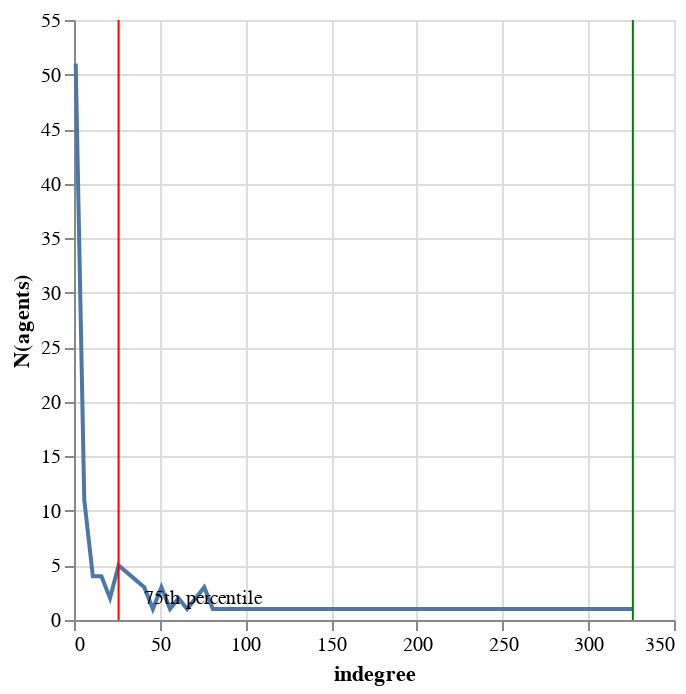

Here is the notebook cell this chart was saved with:
### Code cell
chart + Q1 + Q2 + annotation_1 + annotation_2

### Figure 1 — Vega-Lite specification as saved in the notebook (floating-point values rounded to 4 significant figures)
{"config": {"view": {"continuousWidth": 300, "continuousHeight": 300}}, "layer": [{"mark": {"type": "line"}, "encoding": {"x": {"field": "indegree", "title": "indegree", "type": "quantitative"}, "y": {"aggregate": "count", "title": "N(agents)", "type": "quantitative"}}}, {"mark": {"type": "rule", "color": "green"}, "encoding": {"x": {"field": "value", "type": "quantitative"}}, "transform": [{"quantile": "indegree", "probs": [1]}]}, {"mark": {"type": "rule", "color": "red"}, "encoding": {"x": {"field": "value", "type": "quantitative"}}, "transform": [{"quantile": "indegree", "probs": [0.75]}]}, {"mark": {"type": "text", "align": "left", "baseline": "middle", "dx": 17, "fontSize": 10}, "encoding": {"text": {"field": "text_1", "type": "nominal"}, "x": {"field": "indegree", "type": "quantitative"}, "y": {"aggregate": "count", "type": "quantitative"}}}, {"mark": {"type": "text", "align": "right", "baseline": "middle", "dy": -15, "fontSize": 10}, "encoding": {"text": {"field": "text_2", "type": "nominal"}, "x": {"field": "indegree", "type": "quantitative"}, "y": {"aggregate": "count", "type": "quantitative"}}}], "data": {"name": "data-fa1421d906b54837f0f89eac47c8d10b"}, "$schema": "https://vega.github.io/schema/vega-lite/v5.20.1.json", "datasets": {"data-fa1421d906b54837f0f89eac47c8d10b": [{"node_id": 0, "indegree": 1, "percentiles": 0.26, "colors": "lightgrey", "text_1": "", "text_2": ""}, {"node_id": 1, "indegree": 1, "percentiles": 0.26, "colors": "lightgrey", "text_1": "", "text_2": ""}, {"node_id": 2, "indegree": 1, "percentiles": 0.26, "colors": "lightgrey", "text_1": "", "text_2": ""}, {"node_id": 3, "indegree": 21, "percentiles": 0.715, "colors": "lightgrey", "text_1": "75th percentile", "text_2": ""}, {"node_id": 4, "indegree": 151, "percentiles": 0.96, "colors": "lightgrey", "text_1": "", "text_2": ""}, {"node_id": 5, "indegree": 116, "percentiles": 0.94, "colors": "lightgrey", "text_1": "", "text_2": ""}, {"node_id": 6, "indegree": 1, "percentiles": 0.26, "colors": "lightgrey", "text_1": "", "text_2": ""}, {"node_id": 7, "indegree": 1, "percentiles": 0.26, "colors": "lightgrey", "text_1": "", "text_2": ""}, {"node_id": 8, "indegree": 1, "percentiles": 0.26, "colors": "lightgrey", "text_1": "", "text_2": ""}, {"node_id": 9, "indegree": 76, "percentiles": 0.9, "colors": "lightgrey", "text_1": "", "text_2": ""}, {"node_id": 10, "indegree": 1, "percentiles": 0.26, "colors": "lightgrey", "text_1": "", "text_2": ""}, {"node_id": 11, "indegree": 6, "percentiles": 0.57, "colors": "lightgrey", "text_1": "", "text_2": ""}, {"node_id": 12, "indegree": 1, "percentiles": 0.26, "colors": "lightgrey", "text_1": "", "text_2": ""}, {"node_id": 13, "indegree": 1, "percentiles": 0.26, "colors": "red", "text_1": "", "text_2": ""}, {"node_id": 14, "indegree": 16, "percentiles": 0.685, "colors": "lightgrey", "text_1": "", "text_2": ""}, {"node_id": 15, "indegree": 1, "percentiles": 0.26, "colors": "lightgrey", "text_1": "", "text_2": ""}, {"node_id": 16, "indegree": 1, "percentiles": 0.26, "colors": "lightgrey", "text_1": "", "text_2": ""}, {"node_id": 17, "indegree": 6, "percentiles": 0.57, "colors": "lightgrey", "text_1": "", "text_2": ""}, {"node_id": 18, "indegree": 1, "percentiles": 0.26, "colors": "lightgrey", "text_1": "", "text_2": ""}, {"node_id": 19, "indegree": 1, "percentiles": 0.26, "colors": "lightgrey", "text_1": "", "text_2": ""}, {"node_id": 20, "indegree": 1, "percentiles": 0.26, "colors": "lightgrey", "text_1": "", "text_2": ""}, {"node_id": 21, "indegree": 1, "percentiles": 0.26, "colors": "lightgrey", "text_1": "", "text_2": ""}, {"node_id": 22, "indegree": 1, "percentiles": 0.26, "colors": "lightgrey", "text_1": "", "text_2": ""}, {"node_id": 23, "indegree": 86, "percentiles": 0.93, "colors": "lightgrey", "text_1": "", "text_2": ""}, {"node_id": 24, "indegree": 1, "percentiles": 0.26, "colors": "lightgrey", "text_1": "", "text_2": ""}, {"node_id": 25, "indegree": 156, "percentiles": 0.97, "colors": "lightgrey", "text_1": "", "text_2": ""}, {"node_id": 26, "indegree": 51, "percentiles": 0.83, "colors": "lightgrey", "text_1": "", "text_2": ""}, {"node_id": 27, "indegree": 1, "percentiles": 0.26, "colors": "lightgrey", "text_1": "", "text_2": ""}, {"node_id": 28, "indegree": 56, "percentiles": 0.85, "colors": "lightgrey", "text_1": "", "text_2": ""}, {"node_id": 29, "indegree": 6, "percentiles": 0.57, "colors": "lightgrey", "text_1": "", "text_2": ""}, {"node_id": 30, "indegree": 46, "percentiles": 0.81, "colors": "lightgrey", "text_1": "", "text_2": ""}, {"node_id": 31, "indegree": 61, "percentiles": 0.865, "colors": "lightgrey", "text_1": "", "text_2": ""}, {"node_id": 32, "indegree": 1, "percentiles": 0.26, "colors": "lightgrey", "text_1": "", "text_2": ""}, {"node_id": 33, "indegree": 6, "percentiles": 0.57, "colors": "lightgrey", "text_1": "", "text_2": ""}, {"node_id": 34, "indegree": 1, "percentiles": 0.26, "colors": "lightgrey", "text_1": "", "text_2": ""}, {"node_id": 35, "indegree": 1, "percentiles": 0.26, "colors": "lightgrey", "text_1": "", "text_2": ""}, {"node_id": 36, "indegree": 6, "percentiles": 0.57, "colors": "lightgrey", "text_1": "", "text_2": ""}, {"node_id": 37, "indegree": 6, "percentiles": 0.57, "colors": "lightgrey", "text_1": "", "text_2": ""}, {"node_id": 38, "indegree": 6, "percentiles": 0.57, "colors": "lightgrey", "text_1": "", "text_2": ""}, {"node_id": 39, "indegree": 1, "percentiles": 0.26, "colors": "lightgrey", "text_1": "", "text_2": ""}, {"node_id": 40, "indegree": 1, "percentiles": 0.26, "colors": "green", "text_1": "", "text_2": ""}, {"node_id": 41, "indegree": 1, "percentiles": 0.26, "colors": "lightgrey", "text_1": "", "text_2": ""}, {"node_id": 42, "indegree": 51, "percentiles": 0.83, "colors": "lightgrey", "text_1": "", "text_2": ""}, {"node_id": 43, "indegree": 1, "percentiles": 0.26, "colors": "lightgrey", "text_1": "", "text_2": ""}, {"node_id": 44, "indegree": 1, "percentiles": 0.26, "colors": "lightgrey", "text_1": "", "text_2": ""}, {"node_id": 45, "indegree": 1, "percentiles": 0.26, "colors": "lightgrey", "text_1": "", "text_2": ""}, {"node_id": 46, "indegree": 6, "percentiles": 0.57, "colors": "lightgrey", "text_1": "", "text_2": ""}, {"node_id": 47, "indegree": 16, "percentiles": 0.685, "colors": "lightgrey", "text_1": "", "text_2": ""}, {"node_id": 48, "indegree": 1, "percentiles": 0.26, "colors": "lightgrey", "text_1": "", "text_2": ""}, {"node_id": 49, "indegree": 11, "percentiles": 0.645, "colors": "lightgrey", "text_1": "", "text_2": ""}, {"node_id": 50, "indegree": 1, "percentiles": 0.26, "colors": "lightgrey", "text_1": "", "text_2": ""}, {"node_id": 51, "indegree": 6, "percentiles": 0.57, "colors": "lightgrey", "text_1": "", "text_2": ""}, {"node_id": 52, "indegree": 166, "percentiles": 0.98, "colors": "lightgrey", "text_1": "", "text_2": ""}, {"node_id": 53, "indegree": 131, "percentiles": 0.95, "colors": "lightgrey", "text_1": "", "text_2": ""}, {"node_id": 54, "indegree": 76, "percentiles": 0.9, "colors": "lightgrey", "text_1": "", "text_2": ""}, {"node_id": 55, "indegree": 196, "percentiles": 0.99, "colors": "lightgrey", "text_1": "", "text_2": ""}, {"node_id": 56, "indegree": 1, "percentiles": 0.26, "colors": "lightgrey", "text_1": "", "text_2": ""}, {"node_id": 57, "indegree": 26, "percentiles": 0.75, "colors": "lightgrey", "text_1": "", "text_2": ""}, {"node_id": 58, "indegree": 1, "percentiles": 0.26, "colors": "lightgrey", "text_1": "", "text_2": ""}, {"node_id": 59, "indegree": 1, "percentiles": 0.26, "colors": "lightgrey", "text_1": "", "text_2": ""}, {"node_id": 60, "indegree": 1, "percentiles": 0.26, "colors": "lightgrey", "text_1": "", "text_2": ""}, {"node_id": 61, "indegree": 26, "percentiles": 0.75, "colors": "lightgrey", "text_1": "", "text_2": ""}, {"node_id": 62, "indegree": 1, "percentiles": 0.26, "colors": "lightgrey", "text_1": "", "text_2": ""}, {"node_id": 63, "indegree": 41, "percentiles": 0.79, "colors": "lightgrey", "text_1": "", "text_2": ""}, {"node_id": 64, "indegree": 1, "percentiles": 0.26, "colors": "lightgrey", "text_1": "", "text_2": ""}, {"node_id": 65, "indegree": 326, "percentiles": 1.0, "colors": "lightgrey", "text_1": "", "text_2": ""}, {"node_id": 66, "indegree": 1, "percentiles": 0.26, "colors": "lightgrey", "text_1": "", "text_2": ""}, {"node_id": 67, "indegree": 21, "percentiles": 0.715, "colors": "lightgrey", "text_1": "75th percentile", "text_2": ""}, {"node_id": 68, "indegree": 16, "percentiles": 0.685, "colors": "lightgrey", "text_1": "", "text_2": ""}, {"node_id": 69, "indegree": 1, "percentiles": 0.26, "colors": "lightgrey", "text_1": "", "text_2": ""}, {"node_id": 70, "indegree": 1, "percentiles": 0.26, "colors": "lightgrey", "text_1": "", "text_2": ""}, {"node_id": 71, "indegree": 1, "percentiles": 0.26, "colors": "lightgrey", "text_1": "", "text_2": ""}, {"node_id": 72, "indegree": 6, "percentiles": 0.57, "colors": "lightgrey", "text_1": "", "text_2": ""}, {"node_id": 73, "indegree": 1, "percentiles": 0.26, "colors": "lightgrey", "text_1": "", "text_2": ""}, {"node_id": 74, "indegree": 1, "percentiles": 0.26, "colors": "lightgrey", "text_1": "", "text_2": ""}, {"node_id": 75, "indegree": 1, "percentiles": 0.26, "colors": "lightgrey", "text_1": "", "text_2": ""}, {"node_id": 76, "indegree": 1, "percentiles": 0.26, "colors": "lightgrey", "text_1": "", "text_2": ""}, {"node_id": 77, "indegree": 11, "percentiles": 0.645, "colors": "lightgrey", "text_1": "", "text_2": ""}, {"node_id": 78, "indegree": 11, "percentiles": 0.645, "colors": "lightgrey", "text_1": "", "text_2": ""}, {"node_id": 79, "indegree": 1, "percentiles": 0.26, "colors": "lightgrey", "text_1": "", "text_2": ""}, {"node_id": 80, "indegree": 26, "percentiles": 0.75, "colors": "lightgrey", "text_1": "", "text_2": ""}, {"node_id": 81, "indegree": 1, "percentiles": 0.26, "colors": "lightgrey", "text_1": "", "text_2": ""}, {"node_id": 82, "indegree": 11, "percentiles": 0.645, "colors": "lightgrey", "text_1": "", "text_2": ""}, {"node_id": 83, "indegree": 1, "percentiles": 0.26, "colors": "lightgrey", "text_1": "", "text_2": ""}, {"node_id": 84, "indegree": 1, "percentiles": 0.26, "colors": "lightgrey", "text_1": "", "text_2": ""}, {"node_id": 85, "indegree": 26, "percentiles": 0.75, "colors": "lightgrey", "text_1": "", "text_2": ""}, {"node_id": 86, "indegree": 66, "percentiles": 0.88, "colors": "lightgrey", "text_1": "", "text_2": ""}, {"node_id": 87, "indegree": 51, "percentiles": 0.83, "colors": "lightgrey", "text_1": "", "text_2": ""}, {"node_id": 88, "indegree": 16, "percentiles": 0.685, "colors": "lightgrey", "text_1": "", "text_2": ""}, {"node_id": 89, "indegree": 61, "percentiles": 0.865, "colors": "lightgrey", "text_1": "", "text_2": ""}, {"node_id": 90, "indegree": 41, "percentiles": 0.79, "colors": "lightgrey", "text_1": "", "text_2": ""}, {"node_id": 91, "indegree": 1, "percentiles": 0.26, "colors": "lightgrey", "text_1": "", "text_2": ""}, {"node_id": 92, "indegree": 6, "percentiles": 0.57, "colors": "lightgrey", "text_1": "", "text_2": ""}, {"node_id": 93, "indegree": 1, "percentiles": 0.26, "colors": "lightgrey", "text_1": "", "text_2": ""}, {"node_id": 94, "indegree": 81, "percentiles": 0.92, "colors": "lightgrey", "text_1": "", "text_2": ""}, {"node_id": 95, "indegree": 26, "percentiles": 0.75, "colors": "lightgrey", "text_1": "", "text_2": ""}, {"node_id": 96, "indegree": 1, "percentiles": 0.26, "colors": "lightgrey", "text_1": "", "text_2": ""}, {"node_id": 97, "indegree": 41, "percentiles": 0.79, "colors": "lightgrey", "text_1": "", "text_2": ""}, {"node_id": 98, "indegree": 76, "percentiles": 0.9, "colors": "lightgrey", "text_1": "", "text_2": ""}, {"node_id": 99, "indegree": 1, "percentiles": 0.26, "colors": "lightgrey", "text_1": "", "text_2": ""}]}}
